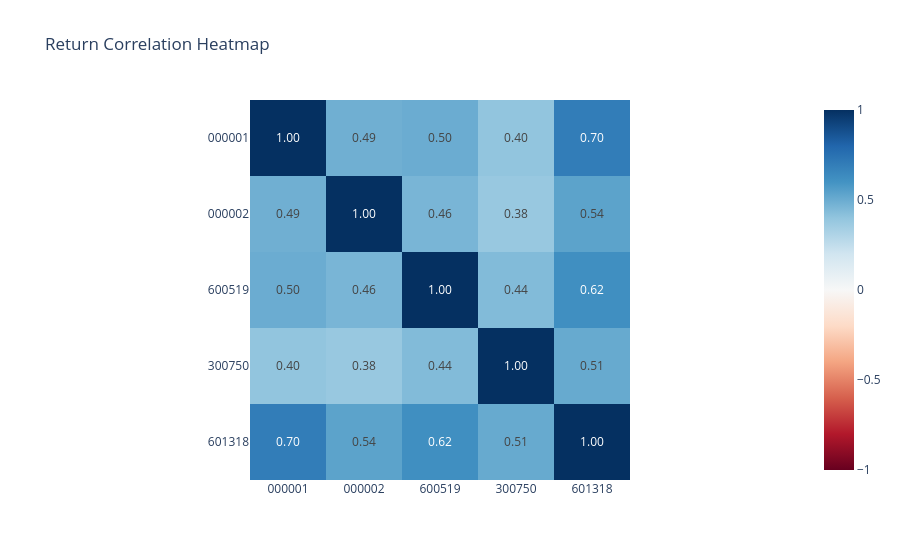

The cell this chart's notebook holds for it:
### Markdown cell above
### 6.4 Correlation Heatmap

### Code cell
corr = returns.corr()
fig = px.imshow(corr, text_auto='.2f', color_continuous_scale='RdBu',
                zmin=-1, zmax=1, title='Return Correlation Heatmap')
fig.show()

### Figure 1 — Plotly figure (JSON) as saved in the notebook; plotly's stock layout.template omitted (floating-point values rounded to 4 significant figures)
{"data": [{"coloraxis": "coloraxis", "hovertemplate": "x: %{x}<br>y: %{y}<br>color: %{z}<extra></extra>", "name": "0", "texttemplate": "%{z:.2f}", "type": "heatmap", "x": ["000001", "000002", "600519", "300750", "601318"], "xaxis": "x", "y": ["000001", "000002", "600519", "300750", "601318"], "yaxis": "y", "z": [[1, 0.4868, 0.4986, 0.3984, 0.6976], [0.4868, 1, 0.4627, 0.3817, 0.5373], [0.4986, 0.4627, 1, 0.4403, 0.617], [0.3984, 0.3817, 0.4403, 1, 0.5094], [0.6976, 0.5373, 0.617, 0.5094, 1]]}], "layout": {"coloraxis": {"cmax": 1, "cmin": -1, "colorscale": [[0, "rgb(103,0,31)"], [0.1, "rgb(178,24,43)"], [0.2, "rgb(214,96,77)"], [0.3, "rgb(244,165,130)"], [0.4, "rgb(253,219,199)"], [0.5, "rgb(247,247,247)"], [0.6, "rgb(209,229,240)"], [0.7, "rgb(146,197,222)"], [0.8, "rgb(67,147,195)"], [0.9, "rgb(33,102,172)"], [1, "rgb(5,48,97)"]]}, "title": {"text": "Return Correlation Heatmap"}, "xaxis": {"anchor": "y", "constrain": "domain", "domain": [0, 1], "scaleanchor": "y"}, "yaxis": {"anchor": "x", "autorange": "reversed", "constrain": "domain", "domain": [0, 1]}}}
